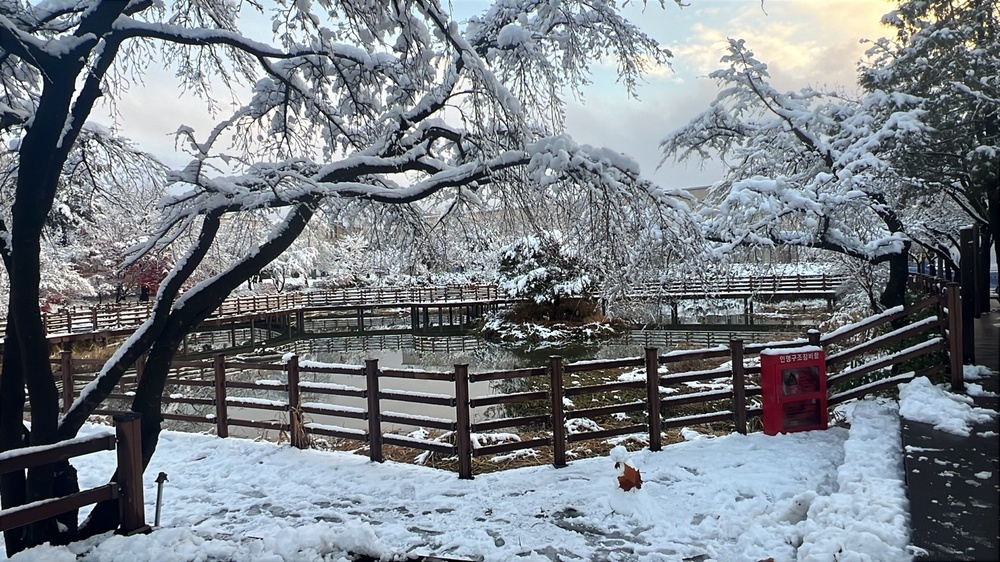
#> input picture my_own_image.jpeg, 1000 x 562 px, shrunk from 1440 x 810 before the run
$ python my_own_image.py
#> lines starting #> are read from the running program, lines starting #| are printed output that depends on the picture; after the words box and inside, x2 and y2 are one past the last pixel; in counts of white or black regions, pixels touching at a corner belong together
import cv2
import numpy as np
from PIL import Image, ImageFilter, ImageEnhance

def apply_cartoon_anime_style(image_path, output_path):
    # Load the image
#> called with image_path = 'my_own_image.jpeg', output_path = 'my_own_image_output.jpg'
    img = cv2.imread(image_path)
#> img is the input picture: shape (562, 1000, 3); mean B, G, R 134.5, 127.6, 120.9
    img_rgb = cv2.cvtColor(img, cv2.COLOR_BGR2RGB)

    # Step 1: Reduce Harsh Whites & Add Color Depth
    img_array = np.array(img_rgb, dtype=np.float32) / 255.0  # Normalize
    img_array[:, :, 0] *= 1.1  # Enhance Reds slightly for warmth
    img_array[:, :, 1] *= 1.05  # Slightly boost Greens for balance
    img_array[:, :, 2] *= 1.2  # Enhance Blues for a winter feel
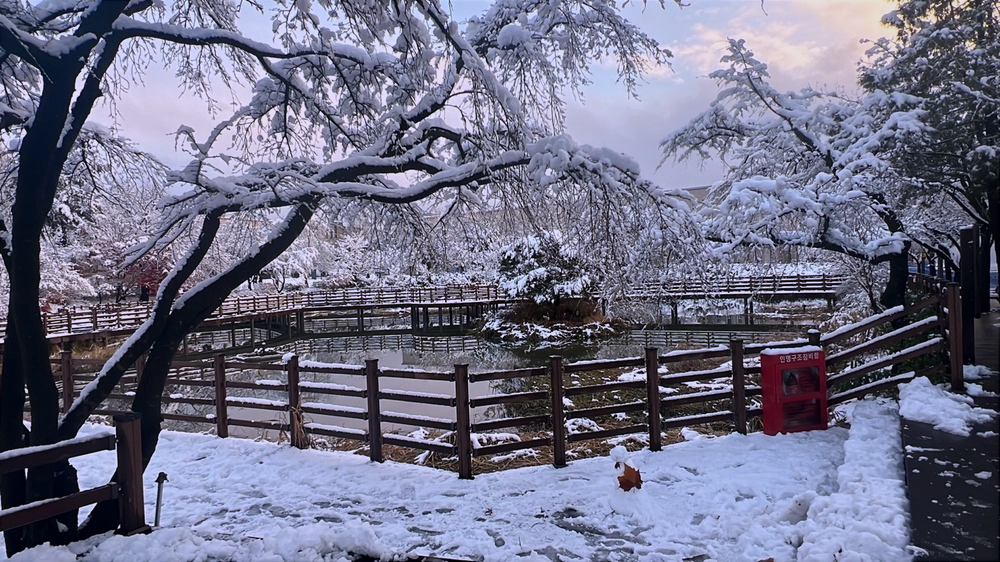
#> img_array: shape (562, 1000, 3) float32; mean R, G, B 0.521, 0.525, 0.633; drawn with min black and max white
    img_array = np.clip(img_array, 0, 1) * 255  # Clip & convert back
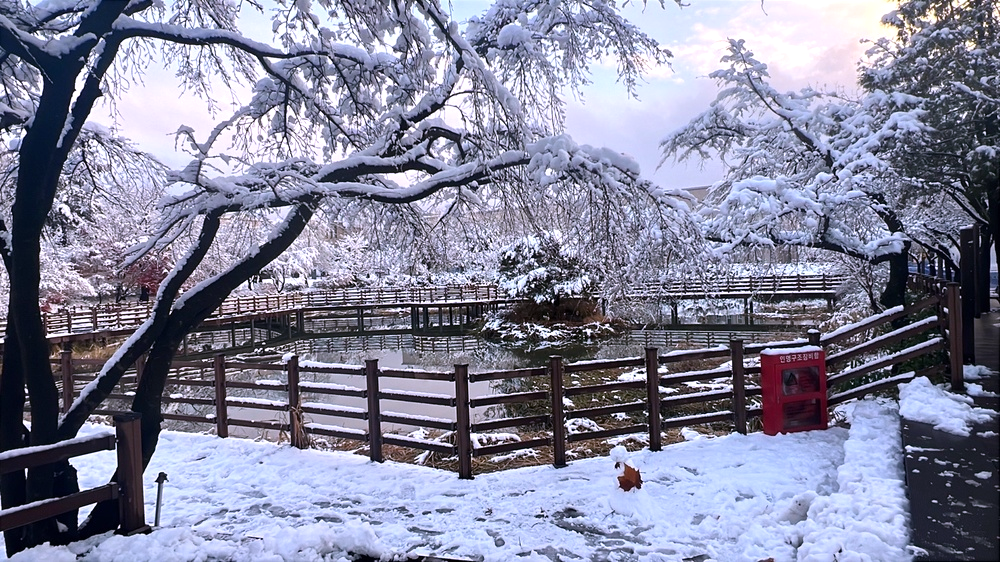
#> img_array: shape (562, 1000, 3) float32; mean R, G, B 132.3, 133.7, 156.7
    img_array = img_array.astype(np.uint8)

    # Step 2: Apply a Cartoon Effect (Edge Detection + Color Flattening)
    gray_img = cv2.cvtColor(img_array, cv2.COLOR_RGB2GRAY)
    gray_img = cv2.medianBlur(gray_img, 5)
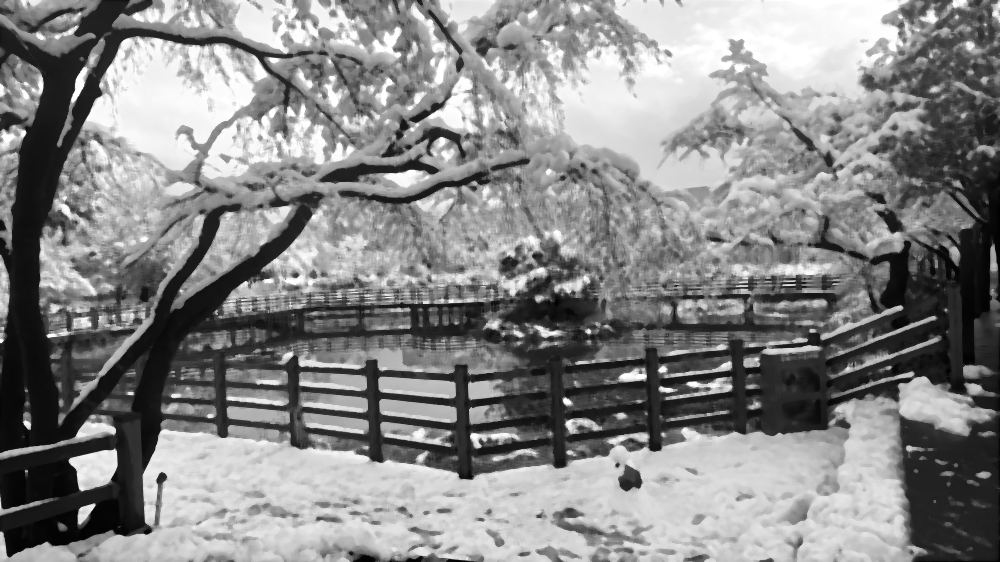
#> gray_img: shape (562, 1000); min 1, max 255, mean 134.9

    edges = cv2.adaptiveThreshold(gray_img, 255, cv2.ADAPTIVE_THRESH_MEAN_C,
                                  cv2.THRESH_BINARY, 9, 9)
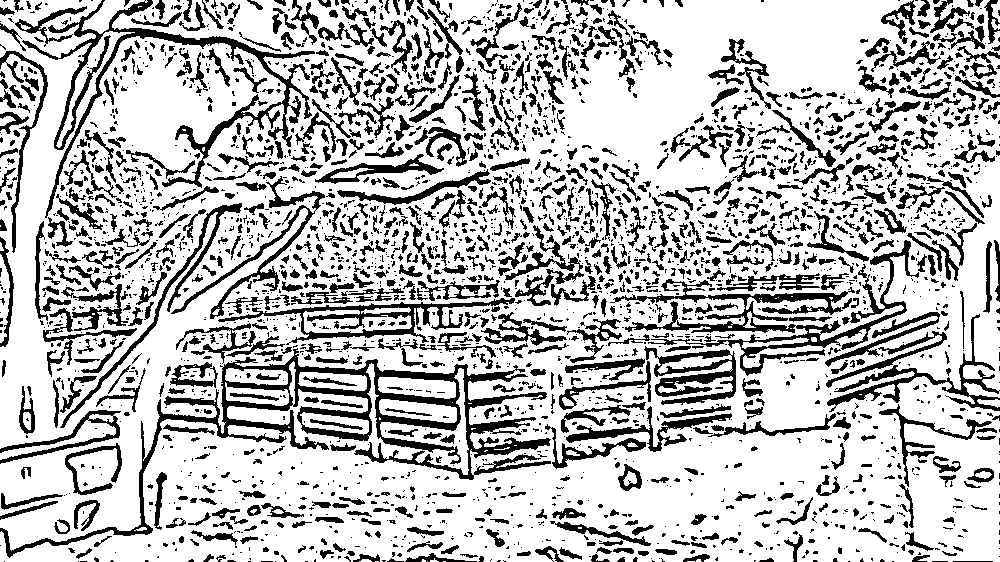
#> edges: shape (562, 1000); 74.3% white; 2993 black regions (1963 under 20 px), largest, box (x1, y1, x2, y2) and area: (0, 348, 551, 558) 12850, (610, 240, 919, 376) 6502, (22, 0, 315, 218) 6385

    color_img = cv2.bilateralFilter(img_array, 9, 300, 300)  # Smoothing for cartoonish look
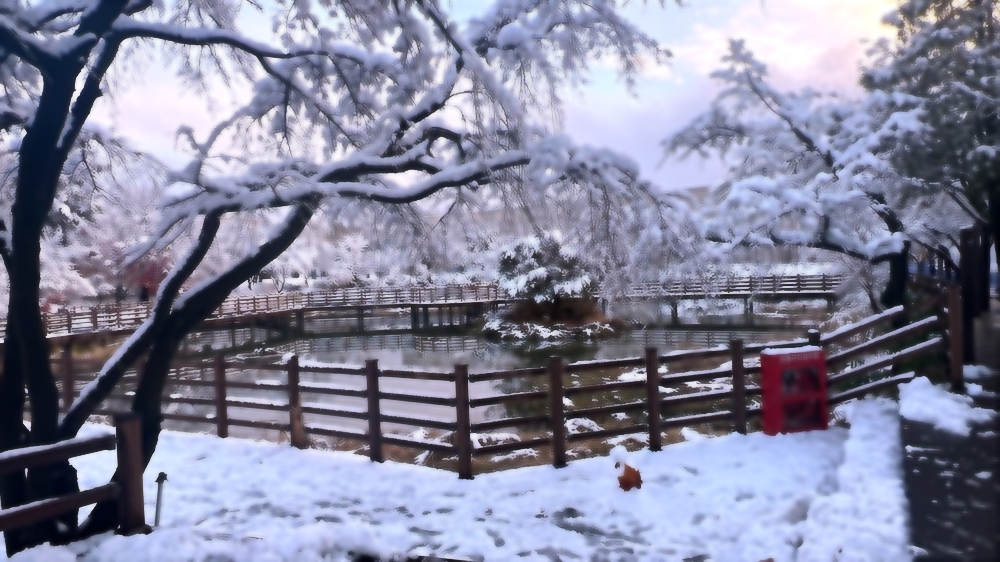
#> color_img: shape (562, 1000, 3); mean R, G, B 131.7, 133.1, 156.1
    cartoon_img = cv2.bitwise_and(color_img, color_img, mask=edges)

    # Step 3: Add Soft Glow Effect (Dreamy Vibe)
    glow_layer = np.full(img_array.shape, (100, 80, 200), dtype=np.uint8)  # Soft purple-pink tint
    cartoon_img = cv2.addWeighted(cartoon_img, 0.9, glow_layer, 0.1, 0)  # Blend for dreamy feel

    # Step 4: Enhance Vibrancy and Sharpen the Details
    pil_img = Image.fromarray(cartoon_img)
    enhancer = ImageEnhance.Color(pil_img)
    pil_img = enhancer.enhance(1.6)  # Boost color saturation to give anime style vibrancy
    pil_img = pil_img.filter(ImageFilter.SHARPEN)  # Slight sharpening for that crisp look
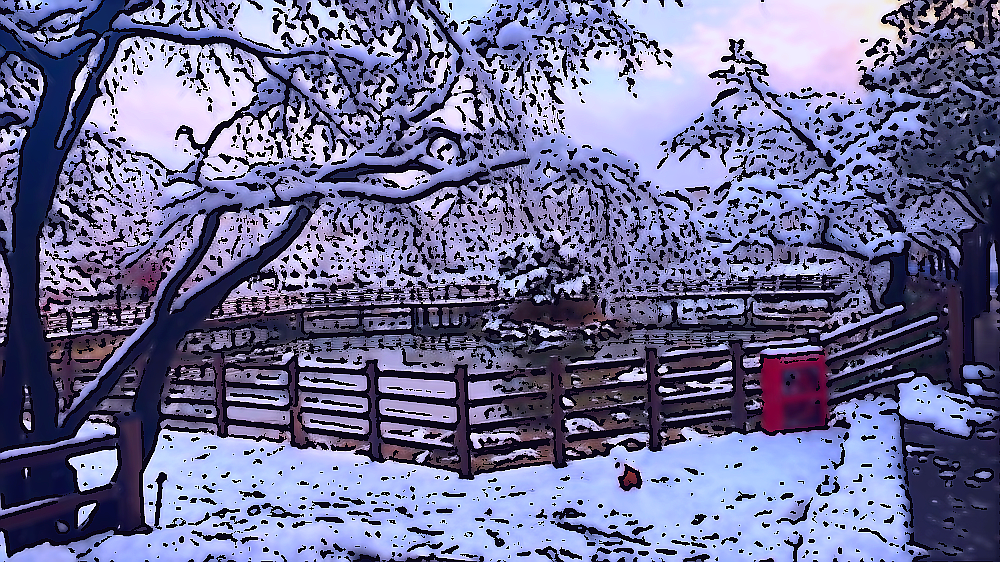
#> pil_img: PIL image 1000x562 RGB; mean R, G, B 109.8, 109.2, 147.9

    # Step 5: Snow Overlay (Optional)
    snow_layer = np.random.randint(180, 250, cartoon_img.shape, dtype=np.uint8)  # Random light dots
    cartoon_img = cv2.addWeighted(cartoon_img, 0.97, snow_layer, 0.03, 0)  # Soft snowfall effect
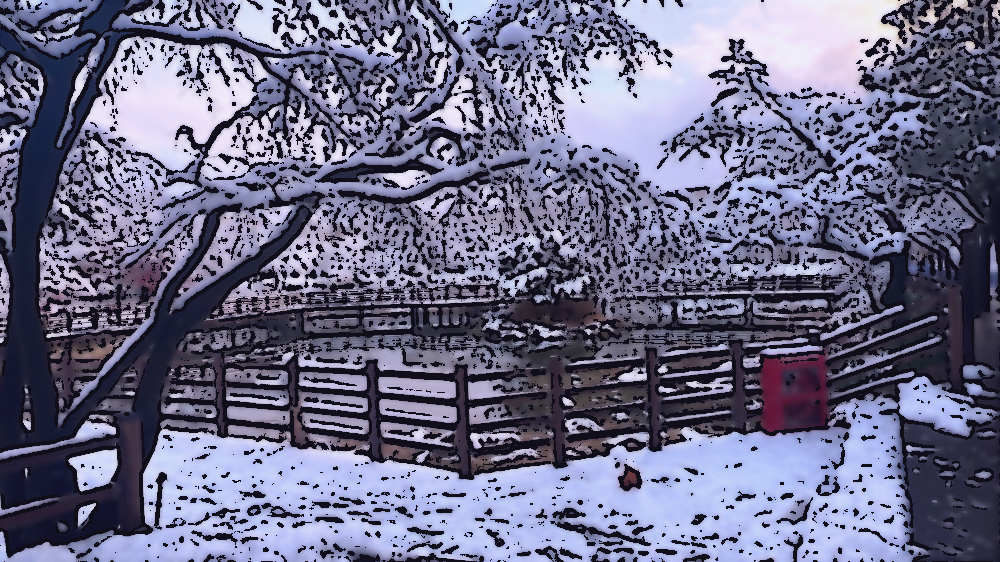
#> cartoon_img: shape (562, 1000, 3); mean R, G, B 109.4, 108.7, 136.2

    # Save the final image
    pil_img.save(output_path)

# Example Usage
apply_cartoon_anime_style("my_own_image.jpeg", "my_own_image_output.jpg")
